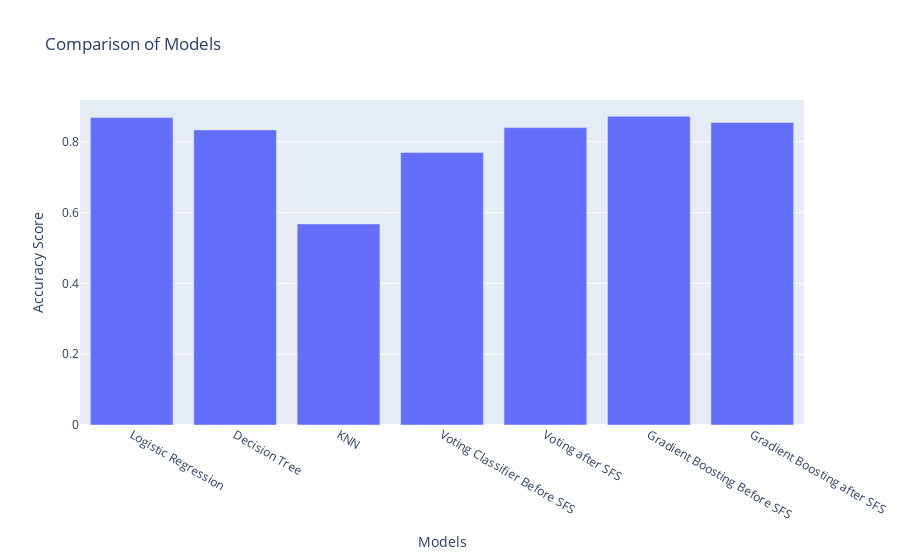

The code cell stored with this chart in its notebook:
### Code cell
# Comparison Chart
import plotly.graph_objs as go
models = ['Logistic Regression', 'Decision Tree', 'KNN', 'Voting Classifier Before SFS','Voting after SFS','Gradient Boosting Before SFS',
          'Gradient Boosting after SFS']
accuracy_scores = [LR_accuracy,DT_accuracy ,KNN_accuracy ,0.77,0.84,gb_accuracy,gp_accuracy]

fig = go.Figure(data=go.Bar(x=models, y=accuracy_scores))
fig.update_layout(title='Comparison of Models',
                  xaxis=dict(title='Models'),
                  yaxis=dict(title='Accuracy Score'))
fig.show()

### Figure 1 — Plotly figure (JSON) as saved in the notebook; plotly's stock layout.template omitted (floating-point values rounded to 4 significant figures)
{"data": [{"type": "bar", "x": ["Logistic Regression", "Decision Tree", "KNN", "Voting Classifier Before SFS", "Voting after SFS", "Gradient Boosting Before SFS", "Gradient Boosting after SFS"], "y": [0.8682, 0.8333, 0.5678, 0.77, 0.84, 0.8721, 0.8547]}], "layout": {"title": {"text": "Comparison of Models"}, "xaxis": {"title": {"text": "Models"}}, "yaxis": {"title": {"text": "Accuracy Score"}}}}
